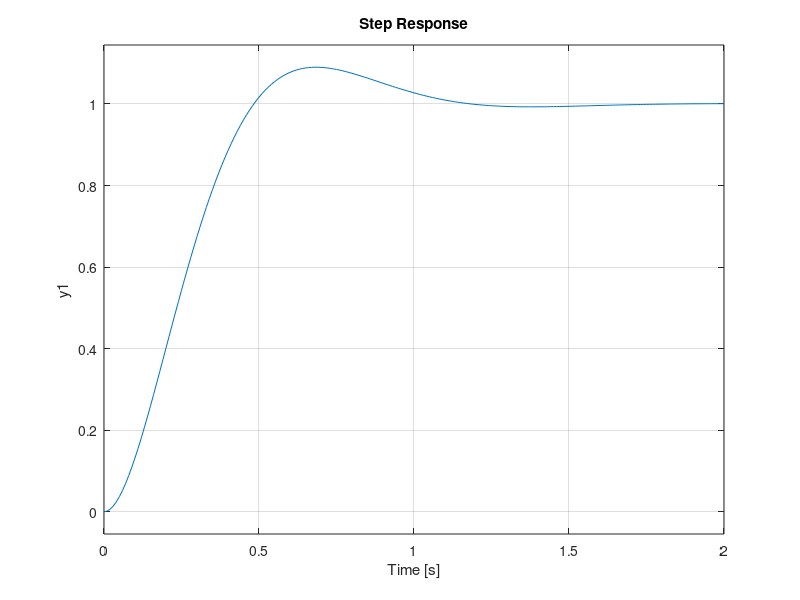

This chart was generated by the following MATLAB code: (Note: this script raises an error after producing the figure.)
G = tf(1, [1 10 20]);   %Lazo abierto

Kp = 34;
Ki = 96;
C = pid(Kp, Ki, 0);
T = feedback(C*G, 1);   %Lazo cerrado
t = 0:0.01:2;

step(T, t)
pidTuner(G)